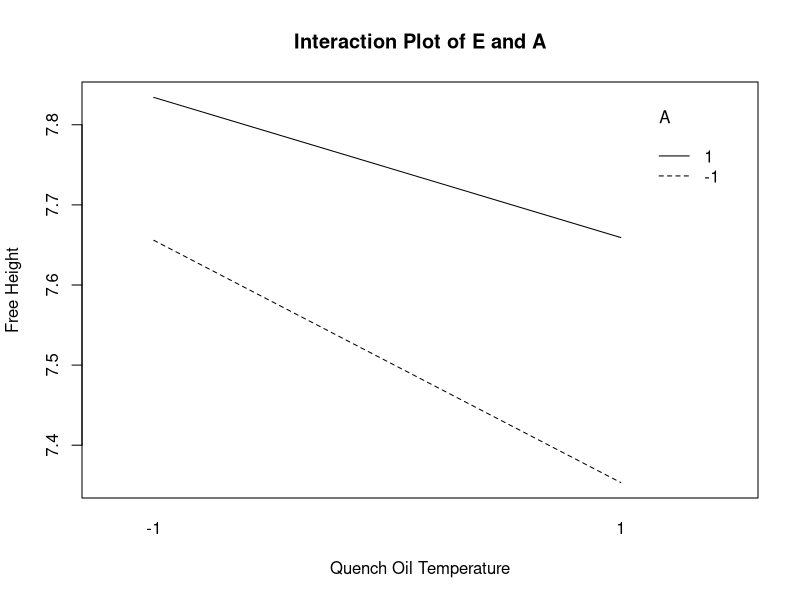
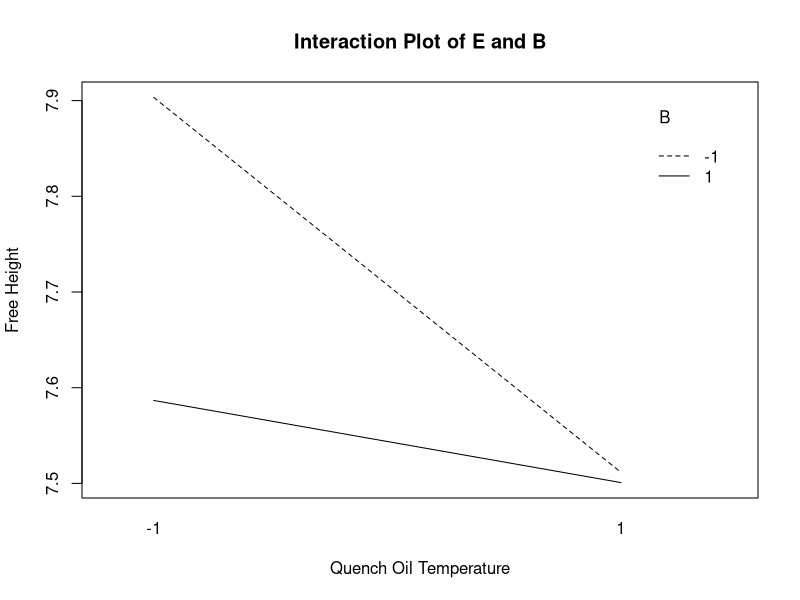
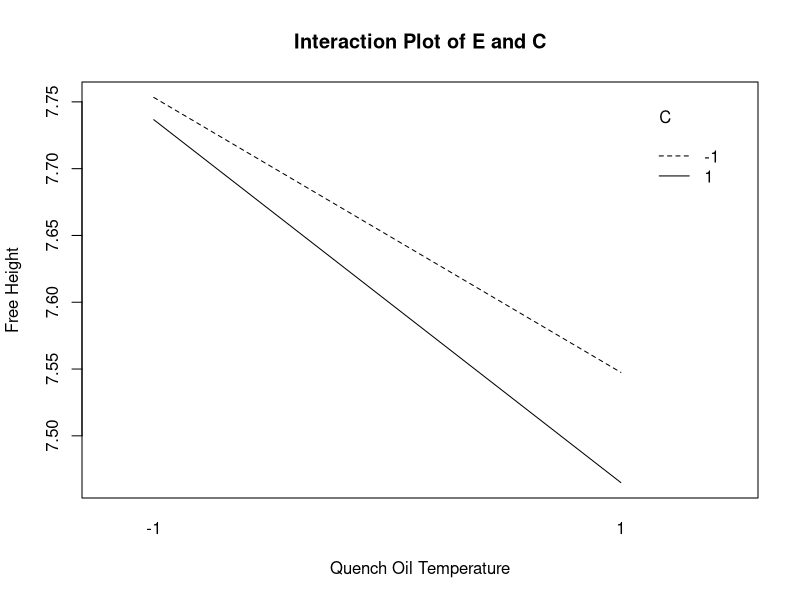
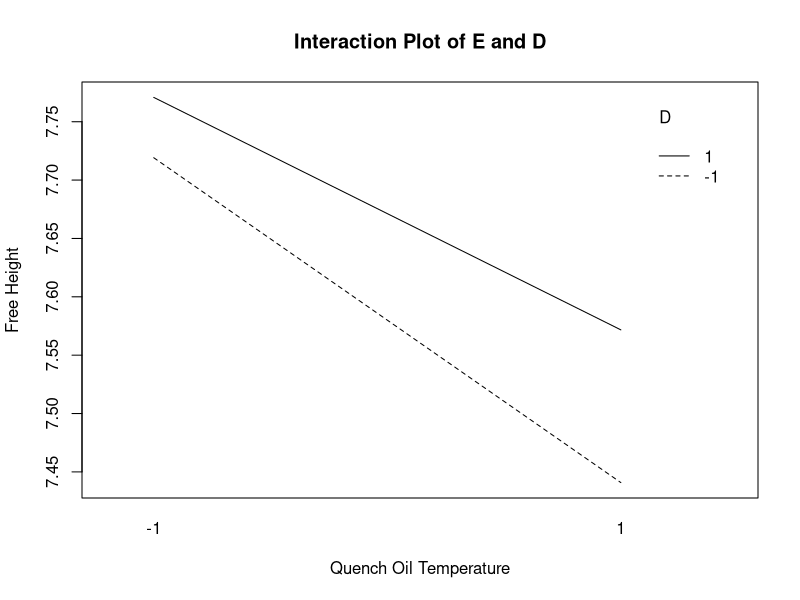

Here is the R script that generated these plots, in order:
# declaring data
A <- rep(x = c("-", "+"), times = 8)
B <- rep(x = c("-", "+"), each = 2, times = 4)
C <- rep(x = c("-", "+"), each = 4, times = 2)
D <- c("-", "+", "+", "-", "+", "-", "-", "+", "-", "+", "+", "-", "+", "-", "-", "+")
E <- rep(x = c("-", "+"), each = 8)
FH1 <- c(7.78, 8.15, 7.5, 7.59, 7.54, 7.69, 7.56, 7.56, 7.5, 7.88, 7.5, 7.63, 7.32, 7.56, 7.18, 7.81)
FH2 <- c(7.78, 8.18, 7.56, 7.56, 8, 8.09, 7.52, 7.81, 7.25, 7.88, 7.56, 7.75, 7.44, 7.69, 7.18, 7.5)
FH3 <- c(7.81, 7.88, 7.5, 7.75, 7.88, 8.06, 7.44, 7.69, 7.12, 7.44, 7.5, 7.56, 7.44, 7.62, 7.25, 7.59)

# creating table
A <- c(A, A, A)
B <- c(B, B, B)
C <- c(C, C, C)
D <- c(D, D, D)
E <- c(E, E, E)
FH <- as.numeric(c(FH1, FH2, FH3))

spring <- data.frame(cbind(A, B, C, D, E, FH))

# defining coded
coded=function(x)
{
  ifelse(x=="+", 1, -1)
}

# decoding data
for (j in 1:5)
  spring[, j]=as.numeric(coded(spring[, j]))


#plots indicates that B=-1, E=-1
with(spring, interaction.plot(E, A, as.numeric(FH), xlab = "Quench Oil Temperature",
                              ylab = "Free Height", main = "Interaction Plot of E and A"))
#Interaction plot with main effect
with(spring, interaction.plot(E, B, as.numeric(FH), xlab = "Quench Oil Temperature",
                              ylab = "Free Height", main = "Interaction Plot of E and B"))
#plots indicates that A=1, E=-1
with(spring, interaction.plot(E, C, as.numeric(FH), xlab = "Quench Oil Temperature",
                              ylab = "Free Height", main = "Interaction Plot of E and C"))
#plots indicates that C=-1, E=-1
with(spring, interaction.plot(E, D, as.numeric(FH), xlab = "Quench Oil Temperature",
                              ylab = "Free Height", main = "Interaction Plot of E and D"))

##mean
with(spring, tapply(as.numeric(FH),A,mean))
with(spring, tapply(as.numeric(FH),B,mean))
with(spring, tapply(as.numeric(FH),C,mean))
with(spring, tapply(as.numeric(FH),D,mean))
